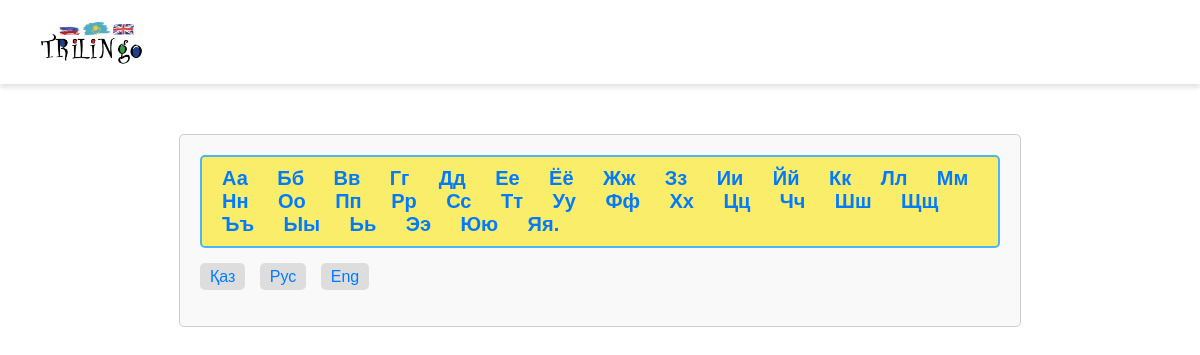
/four/?lang=Рус, run on the app's committed database.
### myapp/models.py (models this page shows, shortened)
class Language(models.Model):
    name = models.CharField(max_length=100)

### myapp/views.py (the view)
# urls.py: path('four/', views.four_subject, name='four'),
def four_subject(request):
    selected_language_name = request.GET.get('lang', '')
    languages = Language.objects.all()
    if selected_language_name:
        try:
            selected_language = Language.objects.get(name=selected_language_name)
            alphabet = get_alphabet(selected_language)
            lessons = Lesson.objects.prefetch_related('lessontranslation_set').filter(lessontranslation__language__name=selected_language_name)
        except Language.DoesNotExist:
            selected_language = ''
            alphabet = []
            lessons = Lesson.objects.prefetch_related('lessontranslation_set').all()
    else:
        selected_language = ''
        alphabet = []
        lessons = Lesson.objects.prefetch_related('lessontranslation_set').all()
    return render(request, 'myapp/four.html', {'languages': languages, 'lessons': lessons, 'selected_language': selected_language, 'alphabet': alphabet})

### myapp/views.py (called while the page is built)
def get_alphabet(language):
    try:
        alphabet_obj = Alphabet.objects.get(language=language)
        alphabet = alphabet_obj.letters.split(',') if alphabet_obj else []
    except Alphabet.DoesNotExist:
        alphabet = []
    return alphabet

### myapp/templates/myapp/four.html (shortened to what this page needs)
{% load static %}
<!DOCTYPE html>
<html lang="en">
<head>
    <link rel="stylesheet" href="https://cdnjs.cloudflare.com/ajax/libs/font-awesome/6.0.0-beta3/css/all.min.css">
    <link rel="stylesheet" href="{% static 'myapp/css/style.css' %}">
    <link rel="stylesheet" href="{% static 'myapp/css/subject.css' %}">
</head>
<body>
    <header>
        <div class="logo">
          <a href="{% url 'myapp:home' %}">
            <img src="{% static 'myapp/images/logo.jpg' %}" alt="">
          </a>
        </div>
      </header>
    <section class="all">
        <div class="alphabet">
            {% if alphabet %}
                {% for letter in alphabet %}
                    <a href="#{{ letter }}" class="alphabet-letter">{{ letter }}</a>
                {% endfor %}
            {% else %}
                <span>Алфавит не найден</span>
            {% endif %}
        </div>
        <div>
            {% for language in languages %}
                <a href="?lang={{ language.name }}" class="lang-select">{{ language.name }}</a>
            {% endfor %}
        </div>
    </section>
</body>
</html>

### myapp/static/myapp/css/style.css (style rules this page uses)
body { font-family: Arial, sans-serif; margin: 0; padding: 0; }
header { background-color: #fff; box-shadow: 0px 4px 4px rgba(0,0,0,0.1); padding: 10px 40px; display: flex; justify-content: space-between; align-items: center; }
.logo { margin-right: 20px; }
.logo img { height: 60px; width: auto; }

### myapp/static/myapp/css/subject.css (style rules this page uses)
body { font-family: Arial, sans-serif; margin: 0; padding: 0; box-sizing: border-box; }
.all { max-width: 800px; margin: 50px auto; padding: 20px; border: 1px solid #ccc; border-radius: 5px; background-color: #f9f9f9; }
.all div { margin-bottom: 20px; }
.lang-select { text-decoration: none; color: #333; margin-right: 10px; padding: 5px 10px; border-radius: 5px; background-color: #ddd; }
.all a { text-decoration: none; color: #007bff; }
.alphabet { background-color: #f9ed69; border: 2px solid #4cb5f5; border-radius: 5px; padding: 10px; display: inline-block; }
.alphabet a { font-size: 20px; }
.alphabet-letter { margin-right: 5px; text-decoration: none; color: #333; font-weight: bold; font-size: 16px; padding: 5px 10px; border-radius: 3px; transition: background-color 0.3s; }

### data on the page
Language: name "Қаз"
Language: name "Рус"
Language: name "Eng"

### other printed values
{{ letter }} "Аа" "Бб" "Вв" "Гг" "Дд" "Ее" "Ёё" "Жж" "Зз" "Ии" "Йй" "Кк" "Лл" "Мм" "Нн" "Оо" "Пп" "Рр" "Сс" "Тт" "Уу" "Фф" "Хх" "Цц" "Чч" "Шш" "Щщ" "Ъъ" "Ыы" "Ьь" "Ээ" "Юю" "Яя."
